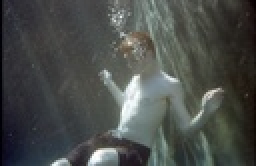
%> input picture sample_1.jpg, 128 x 83 px, shrunk from 4136 x 2674 before the run (shown 2 times larger)
$ octave histogram_Equ.m   (GNU Octave 9; MATLAB toolbox functions it lacks are replaced by stand-ins)
%> lines starting %> are read from the running program, lines starting %| are printed output that depends on the picture
clc;
clear;
close;
% Read the image
a=imread('sample_1.jpg');
%> a is the input picture: size 83x128x3 uint8; mean R, G, B 74.3, 77.6, 74.8

% Convert to grayscale incase it is color
a = rgb2gray(a);
%> a: size 83x128 uint8
b=size(a);
%> b = [83 128]
a=double(a);
%> a: size 83x128 double

% Loop for Getting the Histogram of the image
hist1 = zeros(1,256);
for i=1:b(1)
    for j=1:b(2)
        for k=0:255
            if a(i,j)==k
                hist1(k+1)=hist1(k+1)+1;
            end
        end
    end
end
%> after the loop, hist1 = 256 values, max 187 at index 66, min 0 at index 9, mean 41.5

%Generating PDF out of histogram by diving by total no. of pixels
pdf=(1/(b(1)*b(2)))*hist1;
%> pdf = 256 values, max 0.0176 at index 66, min 0 at index 9, mean 0.00391

%Generating CDF out of PDF
cdf = zeros(1,256);
cdf(1)=pdf(1);
for i=2:256

    cdf(i)=cdf(i-1)+pdf(i);
end
%> after the loop, cdf = 256 values from 0.000471 to 1
cdf = round(255*cdf);
%> cdf = 256 values from 0 to 255

ep = zeros(b);
for i=1:b(1)                                        %loop tracing the rows of image
    for j=1:b(2)                                    %loop tracing thes columns of image
        t=(a(i,j)+1);                               %pixel values in image
        ep(i,j)=cdf(t);                             %Making the ouput image using cdf as the transformation function
    end
end
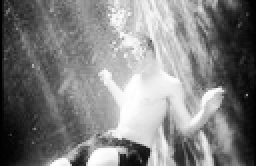
%> ep: size 83x128 double (shown 2 times larger); min 0, max 255, mean 128.7

% Loop for Getting the Histogram of the image
hist2 = zeros(1,256);
for i=1:b(1)
    for j=1:b(2)
        for k=0:255
            if ep(i,j)==k
                hist2(k+1)=hist2(k+1)+1;
            end
        end
    end
end
%> after the loop, hist2 = 256 values, max 187 at index 115, min 0 at index 14, mean 41.5

subplot(2,2,1);
imshow(uint8(a));
subplot(2,2,3);
imshow(uint8(ep));
subplot(2,2,2);
stem(hist1);
subplot(2,2,4);
stem(hist2);
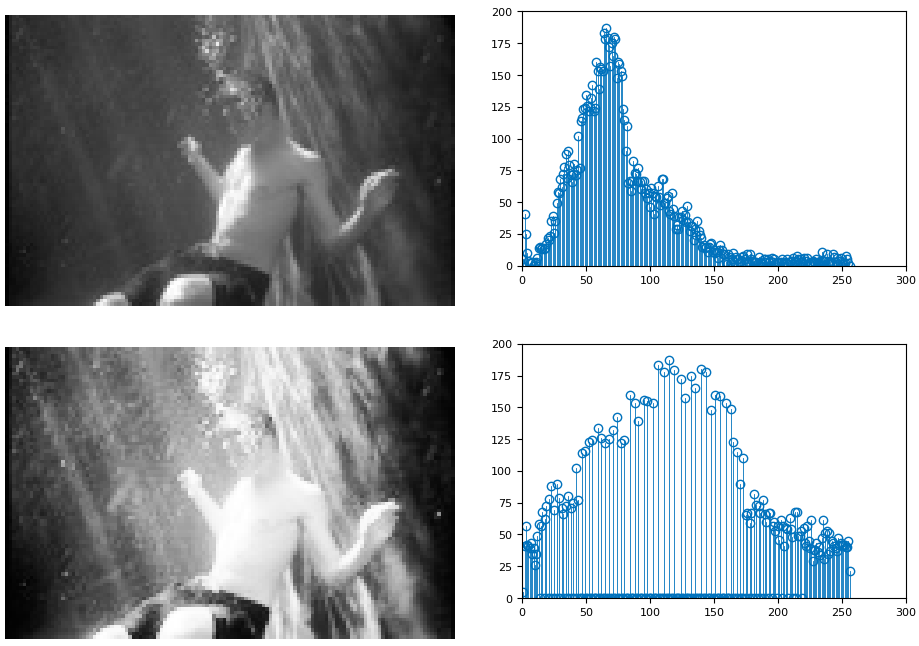
%> figure redrawn from the program's plot data, 4 panels
